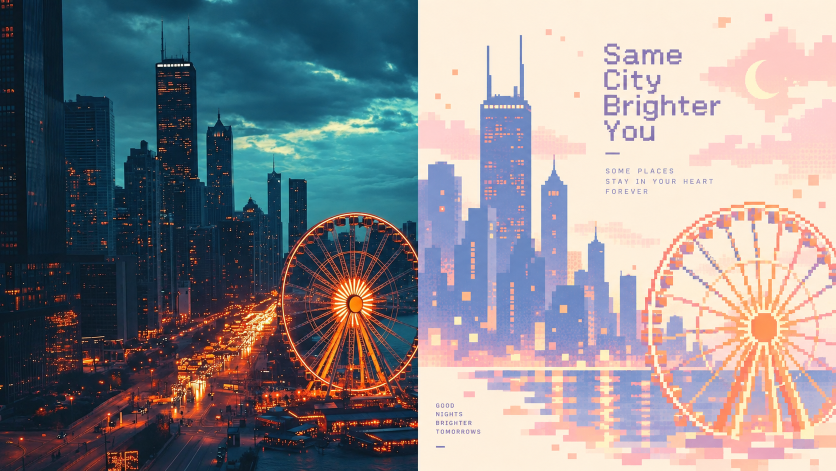
#> input picture projects/004-xxd-panel-106/assets/upstream/sample-05.png, 1672 x 941 px (shown at 1/2 size); its folder holds 4 pictures in this run
$ python build_manifest.py
#> lines starting #> are read from the running program, lines starting #| are printed output that depends on the picture
"""Inventory attributed artwork; Pillow is needed only when refreshing this manifest."""
from __future__ import annotations

import hashlib
import json
from pathlib import Path
from PIL import Image

PROJECT = Path(__file__).resolve().parents[1]
SHA = "12a70f6e4d9200b28a95d1b81c808439a5590c74"
BASE = f"https://github.com/nevertoday/xxd-panel-106/blob/{SHA}"
SAMPLES = [
    (5, "城市与摩天轮", "城市", "left-right", "保留天际线与摩天轮关系；深蓝夜景转为奶油白、淡紫与蜜桃色。"),
    (6, "一盏灯，一杯酒", "生活", "left-right", "灯光、瓶杯与花束成为视觉锚点；光感转成明亮的几何色块。"),
    (7, "蒲公英与落日", "植物", "left-right", "保留放射状花球、竖直花茎与飞散方向，删去石墙与杂草。"),
    (8, "送给你的花束", "植物", "left-right", "保留花束整体轮廓、黑包装与红色系；部分字形并非像素字体。"),
    (9, "城市的灯光记忆", "城市", "top-bottom", "建筑高度与发光道路保留，蓝紫与粉黄像素重构城市节奏。"),
    (10, "石拱门里的花", "植物", "top-bottom", "拱门、斜向枝条和粉色花朵保留，石材与叶片细节大幅简化。"),
    (11, "骑向光里", "动作", "top-bottom", "保留骑手、马匹和弧形运动方向；原图中的光弧转为暖色像素轨迹。"),
    (12, "露营的一杯微光", "生活", "top-bottom", "保留提灯、杯子与倾倒动作，深色背景转为温暖浅底。"),
]
FINALS = [
    ("top-bottom", "上下对照 · 自动英文", "1536x2048", "prompt", 1, "摄影参考区由模型生成；设计区英文为 SOME PLACES STAY SOFT。"),
    ("left-right", "左右对照 · 指定中文", "2048x1152", "exact", 1, "指定中文「把巴黎留在这一刻」正确；分界检测在 x=835，中线为836。"),
    ("design-only", "纯设计海报 · 无文字", "1536x2048", "none", 2, "重试后去除摄影分区；铁塔、河流与桥梁可辨，细节仍偏密。"),
    ("wallpaper-phone", "手机壁纸 · 连贯定调", "1440x3200", "none", 2, "全幅像素，竖向重构；它是其余三端的视觉家族参考。"),
    ("wallpaper-ipad", "平板壁纸 · 连贯", "1536x2048", "none", 1, "同时参考原照与手机定调图，重新安排天空与河面。"),
    ("wallpaper-desktop", "电脑壁纸 · 连贯", "2560x1440", "none", 1, "横向展开河面与桥梁，维持同一柔彩像素语言。"),
    ("wallpaper-watch", "手表壁纸 · 连贯", "1024x1024", "none", 2, "首次比例错误；重试后为正方形。未模拟表盘或验证真机可读性。"),
]


def describe(path: str, **fields: object) -> dict:
#> called with path = 'assets/upstream/sample-05.png'
    target = PROJECT / path
    with Image.open(target) as bitmap:
#> bitmap is the input picture: PIL image 1672x941 RGB; mean R, G, B 138.2, 136.1, 139.9
        width, height = bitmap.size
#> width = 1672; height = 941
    return {"path": path, "width": width, "height": height,
            "sha256": hashlib.sha256(target.read_bytes()).hexdigest(), **fields}


def main() -> None:
    samples = [describe(f"assets/upstream/sample-{number:02}.png", id=f"sample-{number:02}",
                        title=title, category=category, mode=mode, note=note,
                        source=f"{BASE}/assets/examples/sample-{number:02}.png",
                        provenance="upstream", license="PolyForm Noncommercial 1.0.0; no separate sample license found")
               for number, title, category, mode, note in SAMPLES]
#> call 2 of describe, with path = 'assets/upstream/sample-06.png'
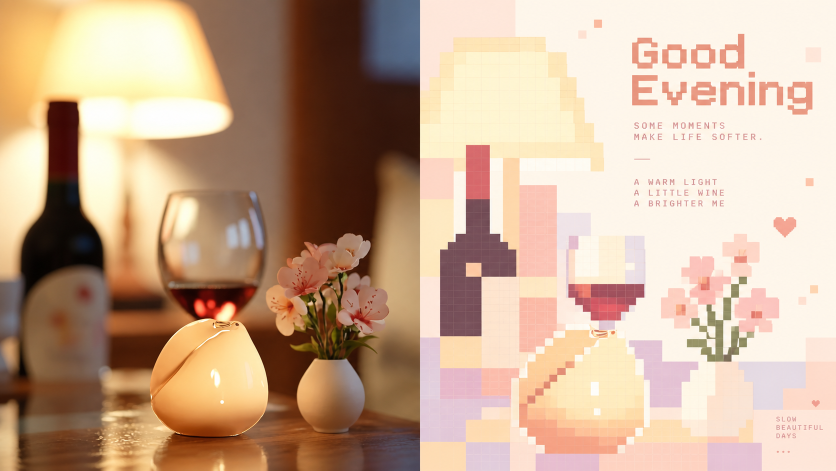
#> input picture projects/004-xxd-panel-106/assets/upstream/sample-06.png, 1672 x 941 px (shown at 1/2 size)
#> in describe, bitmap is the input picture: PIL image 1672x941 RGB; mean R, G, B 200, 170.3, 146.1
#> call 3 of describe, with path = 'assets/upstream/sample-07.png'
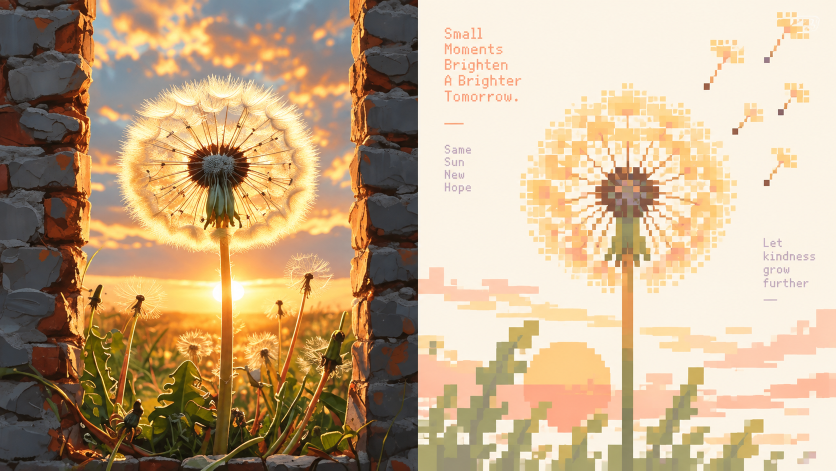
#> input picture projects/004-xxd-panel-106/assets/upstream/sample-07.png, 1672 x 941 px (shown at 1/2 size)
#> in describe, bitmap is the input picture: PIL image 1672x941 RGB; mean R, G, B 195.5, 170.7, 138.4
#> call 4 of describe, with path = 'assets/upstream/sample-08.png'
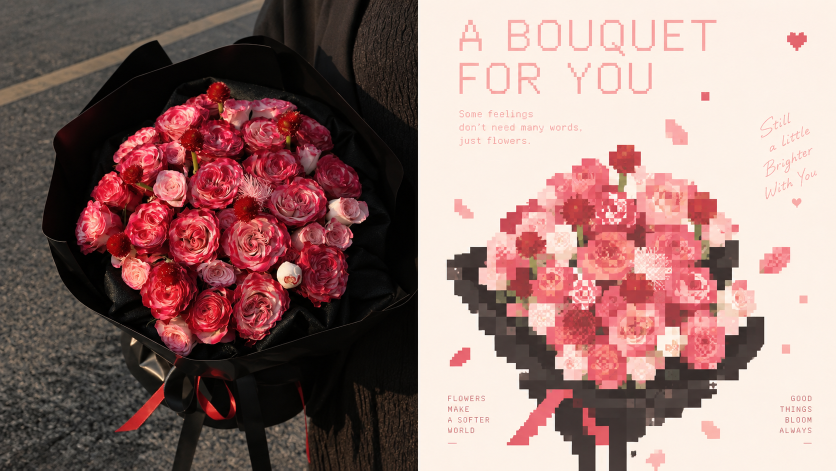
#> input picture projects/004-xxd-panel-106/assets/upstream/sample-08.png, 1672 x 941 px (shown at 1/2 size)
#> in describe, bitmap is the input picture: PIL image 1672x941 RGB; mean R, G, B 151.8, 120.2, 116.5
    finals = [describe(f"assets/demo/{key}.png", id=key, title=title, requested_pixels=requested,
                      text_mode=text_mode, attempts=attempts, note=note, provenance="generated-in-this-study",
                      prompt=f"prompts/{key}{'-retry' if attempts == 2 else ''}.txt",
                      references=["assets/demo/source-paris.jpg"] +
                      (["assets/demo/wallpaper-phone.png"] if key in ("wallpaper-ipad", "wallpaper-desktop", "wallpaper-watch") else []))
              for key, title, requested, text_mode, attempts, note in FINALS]
    rejected = [describe(f"assets/demo/rejected/{key}-first.png", id=f"{key}-first", title=title,
                         reason=reason, prompt=f"prompts/{key}.txt", provenance="rejected-generation")
                for key, title, reason in (
                    ("design-only", "纯设计首次失败", "错误地保留上下摄影对照分区"),
                    ("wallpaper-phone", "手机壁纸首次失败", "错误地保留上下摄影对照分区"),
                    ("wallpaper-watch", "手表壁纸首次失败", "请求正方形，返回3:4竖版"),
                )]
    source = describe("assets/demo/source-paris.jpg", title="Eiffel Tower, Paris France", photographer="Chris Karidis",
                      source="https://unsplash.com/photos/eiffel-tower-paris-france-nnzkZNYWHaU",
                      download="https://images.unsplash.com/photo-1502602898657-3e91760cbb34?w=2400&q=90&fit=max",
                      license="Unsplash License", license_url="https://unsplash.com/license", provenance="real-photograph")
    guides = [describe("assets/library-overview.png", id="library-overview", title="一图读懂 XXD Panel 106",
                       provenance="generated-explainer", prompt="guides/overview-prompt.txt",
                       generation_calls=1, tool="built-in image_gen.imagegen",
                       references=["assets/demo/source-paris.jpg", "assets/demo/left-right.png"],
                       note="本研究生成的理解总结图：能力、单一风格、提示词、效果差异、意义与边界。图中缩略图为示意，提示词为摘要；完整原文与真实实测另列。")]
    payload = {"study_date": "2026-10-21", "upstream_commit": SHA,
               "execution": {"tool": "built-in image_gen.imagegen", "underlying_model": "not exposed by tool",
                             "total_generation_calls": 10, "retained_outputs": 7, "rejected_outputs": 3,
                             "pixel_preserving_composition": False, "metadata_removed": False,
                             "note": "Executed the pinned style brief and relevant runtime contract manually through the built-in tool. Skill was not installed globally; upstream API bridge was not run."},
               "source": source, "upstream_samples": samples, "demo_outputs": finals, "rejected_outputs": rejected,
               "study_guides": guides,
               "seam_audit": {"tool": f"{BASE}/scripts/compose_panel.py", "top-bottom": {"axis": "y", "midpoint": 724, "detected": 724, "offset_pixels": 0},
                              "left-right": {"axis": "x", "midpoint": 836, "detected": 835, "offset_pixels": -1},
                              "note": "Heuristic strongest luminance transition; not a semantic or aesthetic guarantee."}}
    (PROJECT / "media.json").write_text(json.dumps(payload, ensure_ascii=False, indent=2) + "\n", encoding="utf-8")
    print(f"Inventoried {len(samples)} upstream examples, {len(finals)} final outputs, {len(rejected)} rejected outputs and {len(guides)} study guide.")


if __name__ == "__main__":
#> (the run stopped early here; a loop or call above may not have finished)
